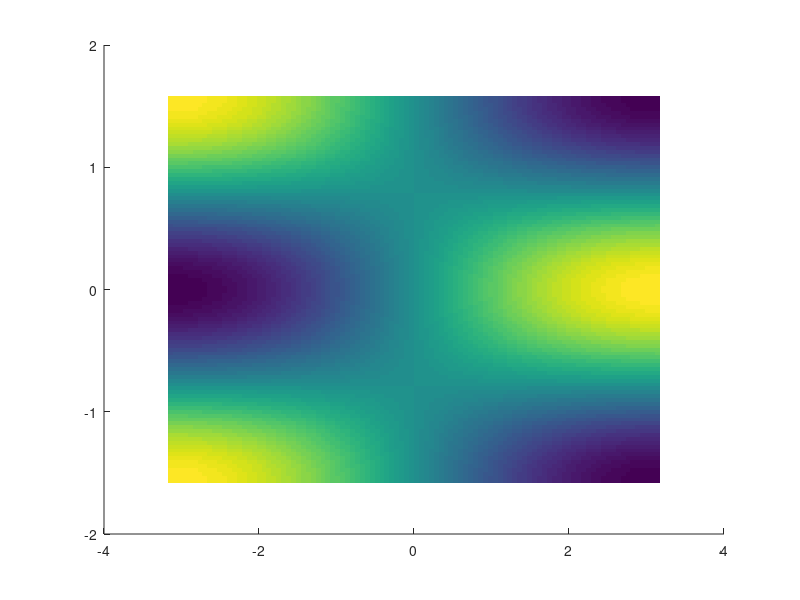

The MATLAB source for this figure: (Note: this script raises an error after producing the figure.)
%%%%%%%%%%%%%%%%%%%%%%%%%%%%%%%%%%%%%%%%%%%%%%%%%%%%%%%%%%%%%%%%%%%%%%%%%%%
% 2nd demo to illustrate limitations of vecrast.m
%
% DKS 
% 2019-02-20
%
%
% Summary:
%   Example: image with colorbar
%%%%%%%%%%%%%%%%%%%%%%%%%%%%%%%%%%%%%%%%%%%%%%%%%%%%%%%%%%%%%%%%%%%%%%%%%%%

h=figure('Name','demo2');
hold on;

ax=gca;

az=linspace(-pi,pi,1e2);
el=linspace(-pi/2,pi/2,1e2);

[gaz,gel] = ndgrid(az,el);

f = @(th,phi) cos(th).*sin(phi);

F = f(gaz,gel);

I=imagesc(az,el,F);

ax.YDir='normal';
axis tight;
axis equal;
box on;
set(ax,'Layer','top');

cbar = colorbar();
cbar.Label.String='F';


% compare vecrasts --------------------------------------------------------
% vecrast.m
opt_stack={'top','bottom'};
for ii=1:numel(opt_stack)
    t_stack=opt_stack{ii};
    vecrast(h,strjoin({h.Name,t_stack},'_'),300,t_stack,'pdf');
end

% vecrast "improved"
myvecrast(h,h.Name,600,'pdf');